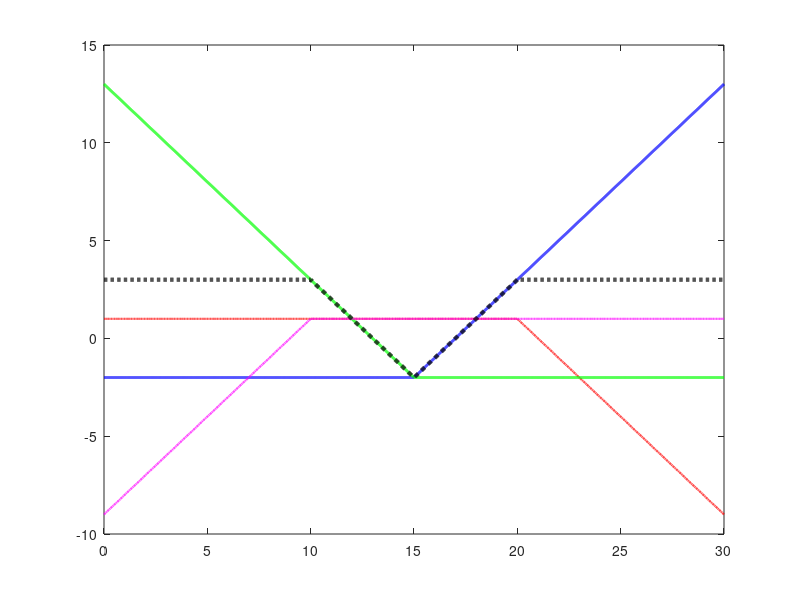

Recreate this plot in MATLAB. (Note: this script raises an error after producing the figure.)
% Option payoff diagrams
% Michael Beven
% 20151006

%% Set Min Max S(T)

% S(T) is the stock price at maturity.  Here, we are essentially setting
% the horizontal axis of the graph.  Also, granularity is the number of 
% decimal places to which one wants to analyse the spread.  To see what's
% happening, set ST_min, ST_max and Granularity.  Then run the next section
% of code and look at ST.  

ST_min = 0; 
ST_max = 30;
Granularity = 100;

%% Generate S(T) Values

ST = linspace(ST_min,ST_max,(ST_max - ST_min)*Granularity + 1)';

%% Generate Bond

% Required Parameters

direction_B = 's'; %long or short
Num_bonds = 0;

if Num_bonds == 0
    
    payoff_B = zeros(1,(ST_max - ST_min) * Granularity + 1)';
    
else 

    B = ones(1,(ST_max - ST_min) * Granularity + 1)' * Num_bonds;

    if direction_B == 'l'
        payoff_B = B;
    else
        payoff_B = -1 * B;
    end
    
end

%% Generate Forward

% Required Parameters

direction_F = 'l'; %long or short
strike_F = 0.00;
num_forwards_F = 0;

if num_forwards_F == 0 || strike_F == 0

    payoff_F = zeros(1,(ST_max - ST_min)*Granularity + 1)';

else
    
    F = linspace(ST_min, ST_max, (ST_max - ST_min)* Granularity + 1)' ...
         *num_forwards_F ;

    if direction_F == 'l'
        payoff_F = F;
    else
        payoff_F = -1 * F;
    end

end

%% Generate Call Option 1

% Required Parameters

direction_C1 = 'l'; %long or short
strike_C1 = 15;
price_C1 = 2;
num_options_C1 = 1;

if num_options_C1 == 0

    payoff_C1 = [linspace(ST_min,ST_max,(ST_max - ST_min)*Granularity + 1)',...
        zeros(1,(ST_max - ST_min)*Granularity + 1)'];
    
else

    OTM_C1 = [linspace(ST_min,strike_C1,(strike_C1 - ST_min)*Granularity + 1)', ...
        zeros(1,(strike_C1 - ST_min)*Granularity + 1)' - price_C1*num_options_C1];

    ITM_C1 = [linspace(strike_C1 + 1/Granularity,ST_max,...
        (ST_max - strike_C1)*Granularity)', ...
        num_options_C1/Granularity*(1:(ST_max - strike_C1)*Granularity)' - ...
        price_C1*num_options_C1];

    if direction_C1 == 'l'
        payoff_C1 = [OTM_C1; ITM_C1];
    else
        payoff_C1 = -1*[OTM_C1; ITM_C1];
    end

end
%% Generate Call Option 2

% Required Parameters

direction_C2 = 's'; %long or short
strike_C2 = 20;
price_C2 = 1;
num_options_C2 = 1;

if num_options_C2 == 0
    
    payoff_C2 = [linspace(ST_min,ST_max,(ST_max - ST_min)*Granularity + 1)',...
        zeros(1,(ST_max - ST_min)*Granularity + 1)'];
    
else

    OTM_C2 = [linspace(ST_min,strike_C2,(strike_C2 - ST_min)*Granularity + 1)', ...
        zeros(1,(strike_C2 - ST_min)*Granularity + 1)' - price_C2*num_options_C2];

    ITM_C2 = [linspace(strike_C2 + 1/Granularity,ST_max,...
        (ST_max - strike_C2)*Granularity)', ...
        num_options_C2/Granularity*(1:(ST_max - strike_C2)*Granularity)' - ...
        price_C2*num_options_C2];

    if direction_C2 == 'l'
        payoff_C2 = [OTM_C2; ITM_C2];
    else
        payoff_C2 = -1*[OTM_C2; ITM_C2];
    end

end
%% Generate Put Option 1

% Required Parameters

direction_P1 = 'l'; %long or short
strike_P1 = 15;
price_P1 = 2;
num_options_P1 = 1;

if num_options_P1 == 0

    payoff_P1 = [linspace(ST_min,ST_max,(ST_max - ST_min)*Granularity + 1)',...
        zeros(1,(ST_max - ST_min)*Granularity + 1)'];

else

    ITM_P1 = [linspace(ST_min, strike_P1 - 1/Granularity,...
        (strike_P1 - ST_min)*Granularity)', ...
        num_options_P1/Granularity*(sort(1:(strike_P1 - ST_min)*Granularity,...
        'descend'))' - price_P1*num_options_P1];

    OTM_P1 = [linspace(strike_P1,ST_max,(ST_max - strike_P1)*Granularity + 1)', ...
        zeros(1,(ST_max - strike_P1)*Granularity + 1)' - price_P1*num_options_P1];

    if direction_P1 == 'l'
        payoff_P1 = [ITM_P1; OTM_P1];
    else
        payoff_P1 = -1*[ITM_P1; OTM_P1];
    end

end
%% Generate Put Option 2

% Required Parameters

direction_P2 = 's'; %long or short
strike_P2 = 10;
price_P2 = 1;
num_options_P2 = 1;

if num_options_P2 == 0

    payoff_P2 = [linspace(ST_min,ST_max,(ST_max - ST_min)*Granularity + 1)',...
        zeros(1,(ST_max - ST_min)*Granularity + 1)'];

else

    ITM_P2 = [linspace(ST_min, strike_P2 - 1/Granularity,...
        (strike_P2 - ST_min)*Granularity)', ...
        num_options_P2/Granularity*(sort(1:(strike_P2 - ST_min)*Granularity,...
        'descend'))' - price_P2*num_options_P2];

    OTM_P2 = [linspace(strike_P2,ST_max,(ST_max - strike_P2)*Granularity + 1)', ...
        zeros(1,(ST_max - strike_P2)*Granularity + 1)' - price_P2*num_options_P2];

    if direction_P2 == 'l'
        payoff_P2 = [ITM_P2; OTM_P2];
    else
        payoff_P2 = -1*[ITM_P2; OTM_P2];
    end

end
%% Build Spread

Overall_payoff = payoff_B(:) + payoff_F(:) + payoff_C1(:,2) + ...
payoff_C2(:,2) + payoff_P1(:,2) + payoff_P2(:,2);
Spread = [ST, payoff_B(:), payoff_F(:), ...
payoff_C1(:,2), payoff_C2(:,2), payoff_P1(:,2), ...
payoff_P2(:,2), Overall_payoff];
%% Plot Payoffs (note, only use Spread for this)

figure;
box on;
plot(Spread(:,1),Spread(:,4),'LineWidth',2, 'LineStyle','-',...
    'Color','Blue'); %Call 1
line(Spread(:,1),Spread(:,5),'LineWidth',1.5,'LineStyle','-.',...
    'Color','Red'); % Call 2
line(Spread(:,1),Spread(:,6),'LineWidth',2,'LineStyle','-',...
    'Color','Green'); % Put 1
line(Spread(:,1),Spread(:,7),'LineWidth',1.5,'LineStyle','-.',...
    'Color','Magenta'); % Put 2
line(Spread(:,1),Overall_payoff,'LineWidth',3,'LineStyle','--',...
    'Color','Black'); % Overall spread
hline = refline(0);
hline.Color = 'Black';
set(hline,'LineStyle','-');
axis([ST_min,ST_max,-(ST_max - ST_min)/2,(ST_max - ST_min)/2]);
set(gca,'FontSize',20);
grid on;
% Title
title('Butterfly Strategy');
% Labels
xlabel('Underlying')
ylabel('Payoff')
% Legend
legend(...
   'ATM Call K=15',...
   'Wing Call K=20',...
    'ATM Put K=15',...
    'Wing Put K=10',...
    'Overall',...
    'Location','southeast');
    

